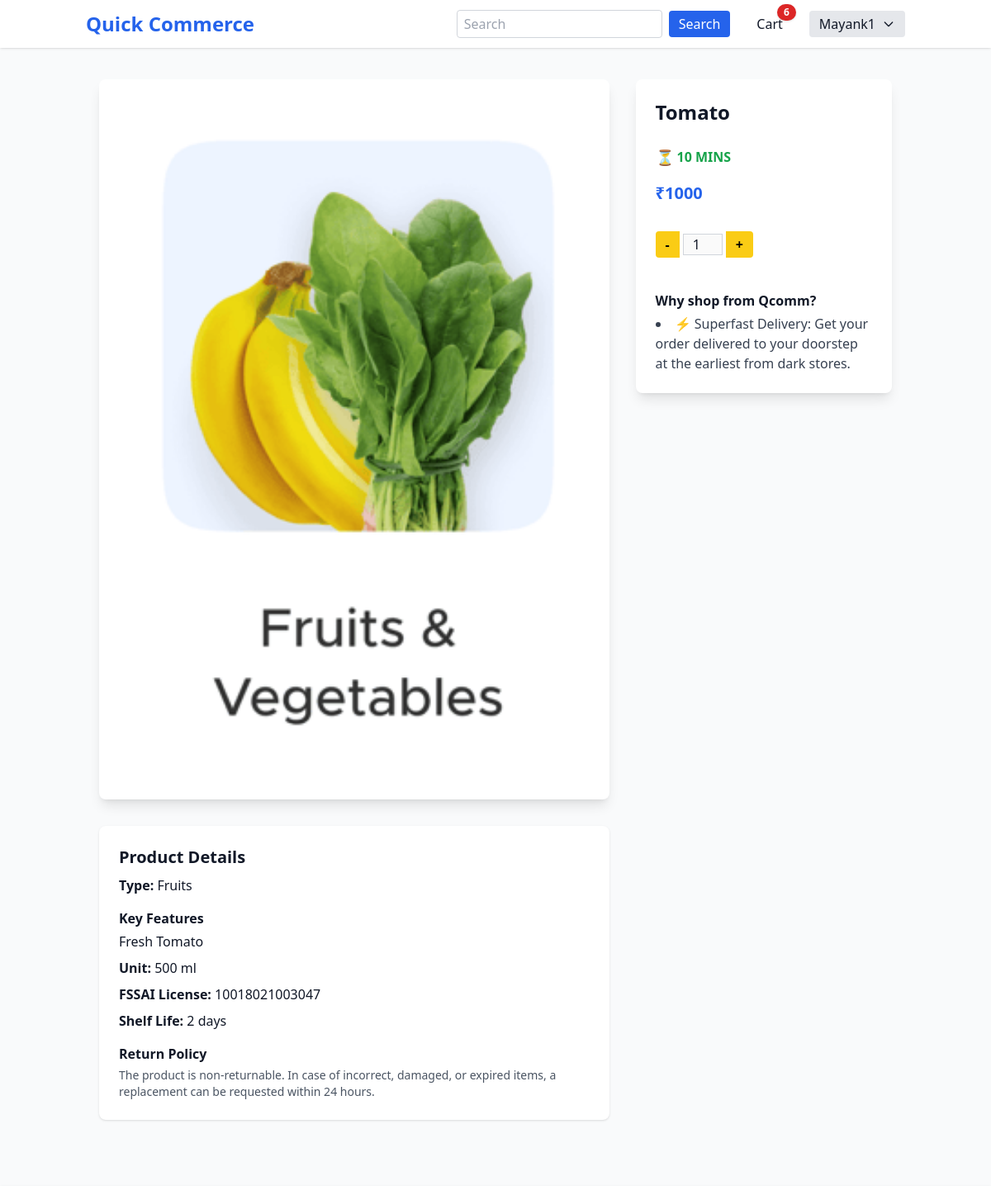
The page /products/18/pid/ (signed in) on the database as committed earlier.
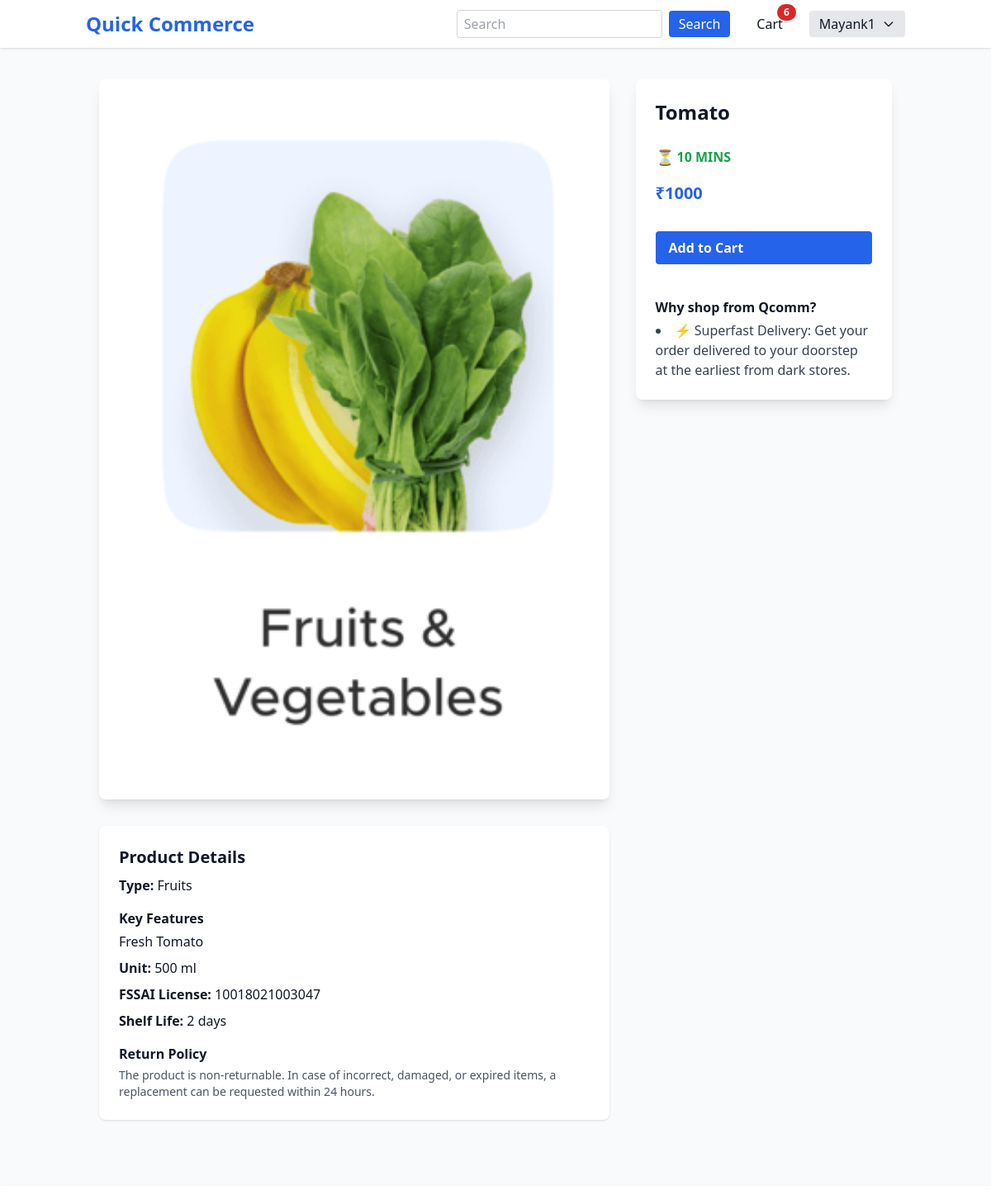
The same page on the database as committed later.
### cart/models.py (models this page shows, shortened)
class Cart_Item(models.Model):
    user = models.ForeignKey(User, on_delete=models.CASCADE)
    product = models.ForeignKey(Product, on_delete=models.CASCADE)
    quantity = models.IntegerField()

### products/views.py (the view)
# urls.py: path("<int:product_id>/pid/",views.product_page,name="product_page"),
def product_page(request,product_id):
    product = Product.objects.filter(pk = product_id)
    if product:
        product = product.first()
        print(product)
        if Inventory.objects.filter(dark_store = Customer.objects.filter(user = request.user).first().dark_store if not request.user.is_anonymous else  Dark_Store.objects.filter(pk = request.session.get('location')).first(), product=product).first():
            return render(request,'products/product_page.html',{'product':product})
    else:
        return redirect("main")

### cart/templatetags/custom_tags.py (called while the page is built)
@register.simple_tag(takes_context=True)
def is_in_cart(context,productid):
    inst = Cart_Item.objects.filter(user = context['request'].user, product_id = productid).first()
    if inst:
        return inst
    else:
        return False

@register.simple_tag(takes_context=True)
def cart_count(context):
    inst = Cart_Item.objects.filter(user = context['request'].user)
    count = 0
    for item in inst:
        count += item.quantity  # Sum the quantity of each item
    return count

### products/models.py (called while the page is built)
    def __str__(self):
        return self.title

    def __str__(self):
        return self.title

### templates/products/product_page.html (shortened to what this page needs)
{% extends "base.html" %}
{% block content %}
<div class="flex flex-col md:flex-row max-w-5xl mx-auto p-4 gap-8">
    <div class="md:w-2/3 flex flex-col items-center">
        <img src="{{product.image.url}}" alt="{{product.title}}" class="rounded-lg shadow-lg w-full max-h-[60vh] object-contain bg-white dark:bg-gray-800" />
        <div class="mt-8 w-full bg-white dark:bg-gray-800 rounded-lg shadow p-6">
            <h2 class="text-xl font-semibold mb-2">Product Details</h2>
            <p class="mb-2"><span class="font-semibold">Type:</span> {{product.subcategory}}</p>
            <h3 class="font-semibold mt-4 mb-1">Key Features</h3>
            <p class="mb-2">{{product.desc}}</p>
            <p class="mb-2"><span class="font-semibold">Unit:</span> 500 ml</p>
            <p class="mb-2"><span class="font-semibold">FSSAI License:</span> 10018021003047</p>
            <p class="mb-2"><span class="font-semibold">Shelf Life:</span> 2 days</p>
            <h3 class="font-semibold mt-4 mb-1">Return Policy</h3>
            <p class="text-sm text-gray-600 dark:text-gray-300">The product is non-returnable. In case of incorrect, damaged, or expired items, a replacement can be requested within 24 hours.</p>
        </div>
    </div>
    <div class="md:w-1/3 bg-white dark:bg-gray-800 rounded-lg shadow-lg p-6 sticky top-8 h-fit flex flex-col gap-4">
        <h1 class="text-2xl font-bold mb-2">{{product.title}}</h1>
        <p class="text-green-600 dark:text-green-400 font-semibold flex items-center gap-1"><span class="text-lg">⏳</span> 10 MINS</p>
        <h3 class="text-xl font-bold text-blue-600 dark:text-blue-400 mb-4">₹{{product.price}}</h3>
        {% include "components/add_to_cart_button.html" %}
        <div class="mt-6">
            <h3 class="font-semibold mb-1">Why shop from Qcomm?</h3>
            <ul class="list-disc list-inside text-gray-700 dark:text-gray-300">
                <li>⚡ Superfast Delivery: Get your order delivered to your doorstep at the earliest from dark stores.</li>
            </ul>
        </div>
    </div>
</div>
{% endblock %}

### templates/components/add_to_cart_button.html
{% load custom_tags %}
{% if user.is_authenticated %}
    {% is_in_cart product.id as cart %}
    {% if cart %}
    <div class="flex items-center space-x-1">
        <a href="{% url 'remove_from_cart' product.id %}" class="inline-block bg-yellow-400 hover:bg-yellow-500 text-black font-semibold px-3 py-1 rounded-l transition">-</a>
        <input type="number" value="{{cart.quantity}}" class="w-12 text-center border border-gray-300 dark:bg-gray-800 dark:text-gray-100" disabled>
        <a href="{% url 'add_to_cart' product.id %}" onclick="saveScrollPosition()" class="inline-block bg-yellow-400 hover:bg-yellow-500 text-black font-semibold px-3 py-1 rounded-r transition">+</a>
    </div>
    {% else %}
        <a href="{% url 'add_to_cart' product.id %}" onclick="saveScrollPosition()" class="inline-block bg-blue-600 hover:bg-blue-700 text-white font-semibold px-4 py-2 rounded transition">Add to Cart</a>
    {% endif %}
{% else %}
<a href="{% url 'account_signup' %}" class="inline-block bg-yellow-400 hover:bg-yellow-500 text-black font-semibold px-4 py-2 rounded transition">Add to Cart</a>
{% endif %}

Rows that differ between the two databases and show on the page:
removed Cart_Item: quantity "1"
Other text that changed with them:
text now shown: "Add to Cart"
